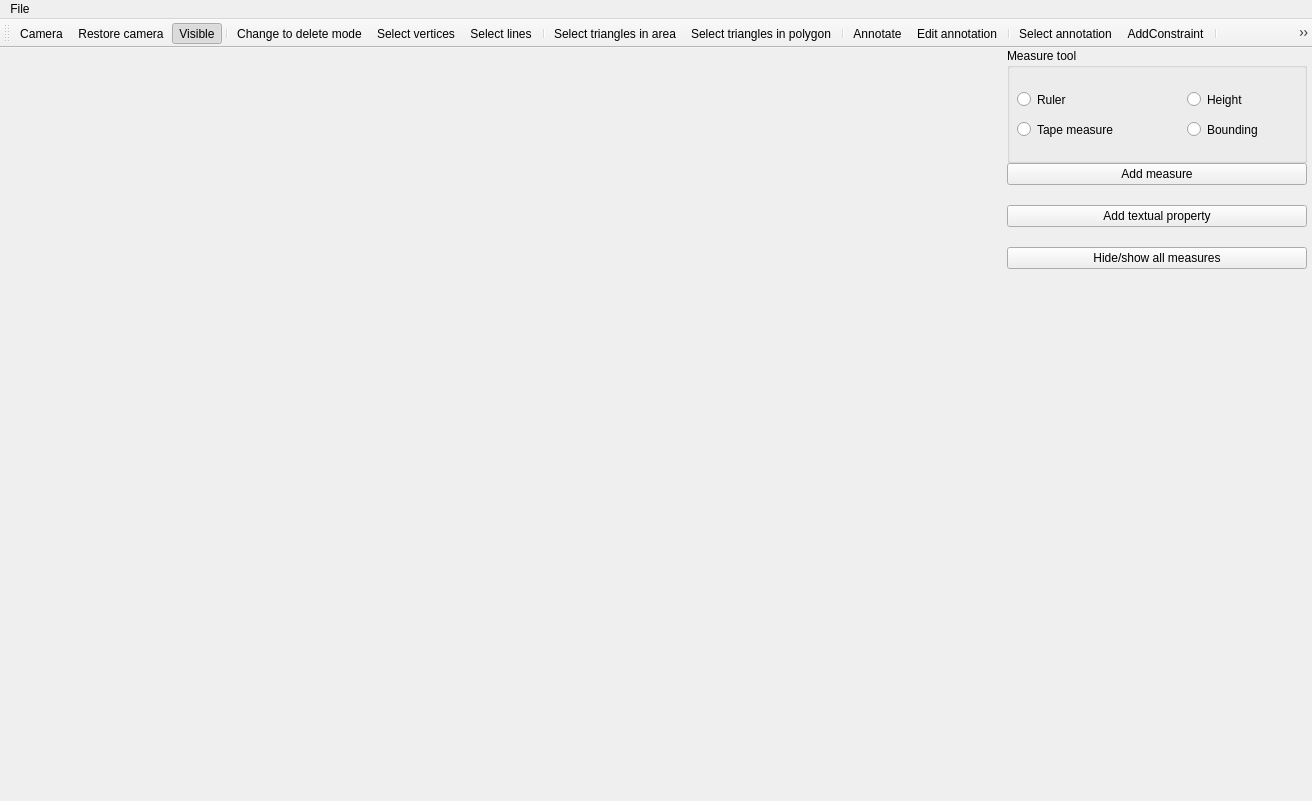
<?xml version="1.0" encoding="UTF-8"?>
<ui version="4.0">
 <class>AnnotationWindow</class>
 <widget class="QMainWindow" name="AnnotationWindow">
  <property name="geometry">
   <rect>
    <x>0</x>
    <y>0</y>
    <width>1312</width>
    <height>801</height>
   </rect>
  </property>
  <property name="sizePolicy">
   <sizepolicy hsizetype="Preferred" vsizetype="Preferred">
    <horstretch>0</horstretch>
    <verstretch>0</verstretch>
   </sizepolicy>
  </property>
  <property name="windowTitle">
   <string>AnnotationWindow</string>
  </property>
  <widget class="QWidget" name="centralwidget">
   <property name="sizePolicy">
    <sizepolicy hsizetype="Preferred" vsizetype="Preferred">
     <horstretch>0</horstretch>
     <verstretch>0</verstretch>
    </sizepolicy>
   </property>
   <layout class="QHBoxLayout" name="horizontalLayout_2">
    <property name="spacing">
     <number>0</number>
    </property>
    <property name="leftMargin">
     <number>0</number>
    </property>
    <property name="topMargin">
     <number>0</number>
    </property>
    <property name="rightMargin">
     <number>0</number>
    </property>
    <property name="bottomMargin">
     <number>0</number>
    </property>
    <item>
     <layout class="QHBoxLayout" name="horizontalLayout">
      <property name="spacing">
       <number>0</number>
      </property>
      <property name="sizeConstraint">
       <enum>QLayout::SetNoConstraint</enum>
      </property>
      <property name="leftMargin">
       <number>0</number>
      </property>
      <property name="rightMargin">
       <number>0</number>
      </property>
      <item>
       <widget class="QVTKWidget" name="qvtkWidget" native="true">
        <property name="sizePolicy">
         <sizepolicy hsizetype="Expanding" vsizetype="Expanding">
          <horstretch>0</horstretch>
          <verstretch>0</verstretch>
         </sizepolicy>
        </property>
        <property name="minimumSize">
         <size>
          <width>1000</width>
          <height>720</height>
         </size>
        </property>
        <property name="maximumSize">
         <size>
          <width>16777215</width>
          <height>16777215</height>
         </size>
        </property>
       </widget>
      </item>
      <item>
       <layout class="QVBoxLayout" name="verticalLayout">
        <property name="spacing">
         <number>0</number>
        </property>
        <property name="sizeConstraint">
         <enum>QLayout::SetNoConstraint</enum>
        </property>
        <property name="leftMargin">
         <number>5</number>
        </property>
        <property name="rightMargin">
         <number>5</number>
        </property>
        <item>
         <widget class="QGroupBox" name="measureToolGroupBox">
          <property name="enabled">
           <bool>true</bool>
          </property>
          <property name="sizePolicy">
           <sizepolicy hsizetype="Fixed" vsizetype="Fixed">
            <horstretch>0</horstretch>
            <verstretch>0</verstretch>
           </sizepolicy>
          </property>
          <property name="minimumSize">
           <size>
            <width>300</width>
            <height>115</height>
           </size>
          </property>
          <property name="maximumSize">
           <size>
            <width>152</width>
            <height>16777215</height>
           </size>
          </property>
          <property name="title">
           <string>Measure tool </string>
          </property>
          <widget class="QRadioButton" name="rulerButton">
           <property name="geometry">
            <rect>
             <x>10</x>
             <y>40</y>
             <width>112</width>
             <height>23</height>
            </rect>
           </property>
           <property name="text">
            <string>Ruler</string>
           </property>
          </widget>
          <widget class="QRadioButton" name="tapeMeasureButton">
           <property name="geometry">
            <rect>
             <x>10</x>
             <y>70</y>
             <width>121</width>
             <height>23</height>
            </rect>
           </property>
           <property name="text">
            <string>Tape measure</string>
           </property>
          </widget>
          <widget class="QRadioButton" name="boundingButton">
           <property name="geometry">
            <rect>
             <x>180</x>
             <y>70</y>
             <width>112</width>
             <height>23</height>
            </rect>
           </property>
           <property name="text">
            <string>Bounding</string>
           </property>
          </widget>
          <widget class="QRadioButton" name="heightButton">
           <property name="geometry">
            <rect>
             <x>180</x>
             <y>40</y>
             <width>112</width>
             <height>23</height>
            </rect>
           </property>
           <property name="text">
            <string>Height</string>
           </property>
          </widget>
         </widget>
        </item>
        <item>
         <widget class="QPushButton" name="addMeasureButton">
          <property name="enabled">
           <bool>true</bool>
          </property>
          <property name="sizePolicy">
           <sizepolicy hsizetype="Fixed" vsizetype="Fixed">
            <horstretch>0</horstretch>
            <verstretch>0</verstretch>
           </sizepolicy>
          </property>
          <property name="minimumSize">
           <size>
            <width>300</width>
            <height>0</height>
           </size>
          </property>
          <property name="text">
           <string>Add measure</string>
          </property>
         </widget>
        </item>
        <item>
         <spacer name="verticalSpacer">
          <property name="orientation">
           <enum>Qt::Vertical</enum>
          </property>
          <property name="sizeType">
           <enum>QSizePolicy::Fixed</enum>
          </property>
          <property name="sizeHint" stdset="0">
           <size>
            <width>20</width>
            <height>20</height>
           </size>
          </property>
         </spacer>
        </item>
        <item>
         <widget class="QPushButton" name="addPropertyButton">
          <property name="sizePolicy">
           <sizepolicy hsizetype="Fixed" vsizetype="Fixed">
            <horstretch>0</horstretch>
            <verstretch>0</verstretch>
           </sizepolicy>
          </property>
          <property name="minimumSize">
           <size>
            <width>300</width>
            <height>0</height>
           </size>
          </property>
          <property name="text">
           <string>Add textual property</string>
          </property>
         </widget>
        </item>
        <item>
         <spacer name="verticalSpacer_2">
          <property name="orientation">
           <enum>Qt::Vertical</enum>
          </property>
          <property name="sizeType">
           <enum>QSizePolicy::Fixed</enum>
          </property>
          <property name="sizeHint" stdset="0">
           <size>
            <width>20</width>
            <height>20</height>
           </size>
          </property>
         </spacer>
        </item>
        <item>
         <widget class="QPushButton" name="hideMeasuresButton">
          <property name="text">
           <string>Hide/show all measures</string>
          </property>
          <property name="checkable">
           <bool>true</bool>
          </property>
         </widget>
        </item>
        <item>
         <widget class="MeasuresListWidget" name="measuresList" native="true">
          <property name="sizePolicy">
           <sizepolicy hsizetype="Preferred" vsizetype="Expanding">
            <horstretch>0</horstretch>
            <verstretch>0</verstretch>
           </sizepolicy>
          </property>
          <property name="minimumSize">
           <size>
            <width>300</width>
            <height>0</height>
           </size>
          </property>
          <property name="maximumSize">
           <size>
            <width>152</width>
            <height>16777215</height>
           </size>
          </property>
         </widget>
        </item>
       </layout>
      </item>
     </layout>
    </item>
   </layout>
  </widget>
  <widget class="QToolBar" name="toolBar">
   <property name="windowTitle">
    <string>toolBar</string>
   </property>
   <attribute name="toolBarArea">
    <enum>TopToolBarArea</enum>
   </attribute>
   <attribute name="toolBarBreak">
    <bool>false</bool>
   </attribute>
   <addaction name="actionCamera"/>
   <addaction name="actionResetCamera"/>
   <addaction name="actionVisible"/>
   <addaction name="separator"/>
   <addaction name="actionDeleteMode"/>
   <addaction name="actionVerticesSelection"/>
   <addaction name="actionLinesSelection"/>
   <addaction name="separator"/>
   <addaction name="actionTrianglesInRectangle"/>
   <addaction name="actionTrianglesInPolygon"/>
   <addaction name="separator"/>
   <addaction name="actionAnnotate"/>
   <addaction name="actionEditAnnotation"/>
   <addaction name="separator"/>
   <addaction name="actionSelectAnnotation"/>
   <addaction name="actionAddConstraint"/>
   <addaction name="separator"/>
   <addaction name="actionBuildRelationshipsGraph"/>
   <addaction name="actionShowRelationships"/>
   <addaction name="actionConstrain"/>
   <addaction name="actionReleaseConstraints"/>
   <addaction name="separator"/>
   <addaction name="actionTransfer"/>
  </widget>
  <widget class="QMenuBar" name="menuBar">
   <property name="geometry">
    <rect>
     <x>0</x>
     <y>0</y>
     <width>1312</width>
     <height>22</height>
    </rect>
   </property>
   <widget class="QMenu" name="menuFile">
    <property name="title">
     <string>File</string>
    </property>
    <addaction name="actionSaveAnnotation"/>
    <addaction name="actionOpenAnnotation"/>
    <addaction name="actionClearAnnotation"/>
    <addaction name="actionClearSelections"/>
   </widget>
   <addaction name="menuFile"/>
  </widget>
  <action name="actionDeleteMode">
   <property name="checkable">
    <bool>true</bool>
   </property>
   <property name="icon">
    <iconset resource="../Icons/icons.qrc">
     <normaloff>:/Icons/Eraser-icon.png</normaloff>:/Icons/Eraser-icon.png</iconset>
   </property>
   <property name="text">
    <string>Change to delete mode</string>
   </property>
   <property name="toolTip">
    <string>Change to selection/deselection mode</string>
   </property>
  </action>
  <action name="actionVerticesSelection">
   <property name="checkable">
    <bool>true</bool>
   </property>
   <property name="icon">
    <iconset resource="../Icons/icons.qrc">
     <normaloff>:/Icons/point_rect.png</normaloff>:/Icons/point_rect.png</iconset>
   </property>
   <property name="text">
    <string>Select vertices</string>
   </property>
   <property name="toolTip">
    <string>If checked allows to select mesh vertices</string>
   </property>
  </action>
  <action name="actionLinesSelection">
   <property name="checkable">
    <bool>true</bool>
   </property>
   <property name="icon">
    <iconset resource="../Icons/icons.qrc">
     <normaloff>:/Icons/polyline.png</normaloff>:/Icons/polyline.png</iconset>
   </property>
   <property name="text">
    <string>Select lines</string>
   </property>
   <property name="toolTip">
    <string>If checked, allows to select consecutive edges</string>
   </property>
  </action>
  <action name="actionTrianglesInRectangle">
   <property name="checkable">
    <bool>true</bool>
   </property>
   <property name="icon">
    <iconset resource="../Icons/icons.qrc">
     <normaloff>:/Icons/triangle_rect.png</normaloff>:/Icons/triangle_rect.png</iconset>
   </property>
   <property name="text">
    <string>Select triangles in area</string>
   </property>
   <property name="toolTip">
    <string>If checked, allows to select triangles inside a rectangle</string>
   </property>
  </action>
  <action name="actionTrianglesInPolygon">
   <property name="checkable">
    <bool>true</bool>
   </property>
   <property name="icon">
    <iconset resource="../Icons/icons.qrc">
     <normaloff>:/Icons/polygonalLasso.png</normaloff>:/Icons/polygonalLasso.png</iconset>
   </property>
   <property name="text">
    <string>Select triangles in polygon</string>
   </property>
   <property name="toolTip">
    <string>If checked, allows to select triangles inside a polygon</string>
   </property>
  </action>
  <action name="actionAnnotate">
   <property name="icon">
    <iconset resource="../Icons/icons.qrc">
     <normaloff>:/Icons/tag-icon.png</normaloff>:/Icons/tag-icon.png</iconset>
   </property>
   <property name="text">
    <string>Annotate</string>
   </property>
   <property name="toolTip">
    <string>Annotate selected entities with some information</string>
   </property>
  </action>
  <action name="actionSaveAnnotation">
   <property name="text">
    <string>Save annotation</string>
   </property>
  </action>
  <action name="actionSelectAnnotation">
   <property name="checkable">
    <bool>true</bool>
   </property>
   <property name="icon">
    <iconset resource="../Icons/icons.qrc">
     <normaloff>:/Icons/select_icon.png</normaloff>:/Icons/select_icon.png</iconset>
   </property>
   <property name="text">
    <string>Select annotation</string>
   </property>
   <property name="toolTip">
    <string>If checked, allows to select one or more annotations</string>
   </property>
  </action>
  <action name="actionBuildRelationshipsGraph">
   <property name="icon">
    <iconset resource="../Icons/icons.qrc">
     <normaloff>:/Icons/hierarchy.png</normaloff>:/Icons/hierarchy.png</iconset>
   </property>
   <property name="text">
    <string>Build hierarchy</string>
   </property>
   <property name="toolTip">
    <string>Exploit the annotations containment to build a hierarchy</string>
   </property>
  </action>
  <action name="actionCamera">
   <property name="checkable">
    <bool>true</bool>
   </property>
   <property name="icon">
    <iconset resource="../Icons/icons.qrc">
     <normaloff>:/Icons/camera.png</normaloff>:/Icons/camera.png</iconset>
   </property>
   <property name="text">
    <string>Camera</string>
   </property>
   <property name="toolTip">
    <string>Change to camera view</string>
   </property>
  </action>
  <action name="actionVisible">
   <property name="checkable">
    <bool>true</bool>
   </property>
   <property name="checked">
    <bool>true</bool>
   </property>
   <property name="icon">
    <iconset resource="../Icons/icons.qrc">
     <normaloff>:/Icons/visible_icon.png</normaloff>:/Icons/visible_icon.png</iconset>
   </property>
   <property name="text">
    <string>Visible</string>
   </property>
   <property name="toolTip">
    <string>Change to visible/all selection mode</string>
   </property>
  </action>
  <action name="actionOpenAnnotation">
   <property name="text">
    <string>Open annotation</string>
   </property>
  </action>
  <action name="actionClearAnnotation">
   <property name="text">
    <string>Clear annotation</string>
   </property>
  </action>
  <action name="actionClearSelections">
   <property name="text">
    <string>Clear selections</string>
   </property>
  </action>
  <action name="actionShowRelationships">
   <property name="icon">
    <iconset resource="../Icons/icons.qrc">
     <normaloff>:/Icons/relationships.png</normaloff>:/Icons/relationships.png</iconset>
   </property>
   <property name="text">
    <string>actionShowRelationships</string>
   </property>
   <property name="toolTip">
    <string>Opens a dialog for the relationships visualization</string>
   </property>
  </action>
  <action name="actionEditAnnotation">
   <property name="icon">
    <iconset resource="../Icons/icons.qrc">
     <normaloff>:/edit_icon.png</normaloff>:/edit_icon.png</iconset>
   </property>
   <property name="text">
    <string>Edit annotation</string>
   </property>
   <property name="toolTip">
    <string>Click here  to edit the selected annotation</string>
   </property>
  </action>
  <action name="actionResetCamera">
   <property name="icon">
    <iconset resource="../Icons/icons.qrc">
     <normaloff>:/Icons/restore_camera.png</normaloff>:/Icons/restore_camera.png</iconset>
   </property>
   <property name="text">
    <string>Restore camera</string>
   </property>
   <property name="toolTip">
    <string>Restore camera position and orientation</string>
   </property>
  </action>
  <action name="actionConstrain">
   <property name="enabled">
    <bool>false</bool>
   </property>
   <property name="icon">
    <iconset resource="../Icons/icons.qrc">
     <normaloff>:/Icons/constraint.png</normaloff>:/Icons/constraint.png</iconset>
   </property>
   <property name="text">
    <string>Constrain</string>
   </property>
  </action>
  <action name="actionTransfer">
   <property name="icon">
    <iconset resource="../Icons/icons.qrc">
     <normaloff>:/Icons/transfer.png</normaloff>:/Icons/transfer.png</iconset>
   </property>
   <property name="text">
    <string>actionTransfer</string>
   </property>
  </action>
  <action name="actionAddConstraint">
   <property name="icon">
    <iconset resource="../Icons/icons.qrc">
     <normaloff>:/Icons/add.png</normaloff>:/Icons/add.png</iconset>
   </property>
   <property name="text">
    <string>AddConstraint</string>
   </property>
  </action>
  <action name="actionReleaseConstraints">
   <property name="enabled">
    <bool>false</bool>
   </property>
   <property name="icon">
    <iconset resource="../Icons/icons.qrc">
     <normaloff>:/Icons/unconstraint.png</normaloff>:/Icons/unconstraint.png</iconset>
   </property>
   <property name="text">
    <string>Release constraints</string>
   </property>
  </action>
 </widget>
 <customwidgets>
  <customwidget>
   <class>QVTKWidget</class>
   <extends>QWidget</extends>
   <header>QVTKWidget.h</header>
  </customwidget>
  <customwidget>
   <class>MeasuresListWidget</class>
   <extends>QWidget</extends>
   <header location="global">measureslistwidget.h</header>
   <container>1</container>
  </customwidget>
 </customwidgets>
 <resources>
  <include location="../Icons/icons.qrc"/>
  <include location="../Icons/icons.qrc"/>
  <include location="../Icons/icons.qrc"/>
  <include location="../Icons/icons.qrc"/>
  <include location="../Icons/icons.qrc"/>
 </resources>
 <connections/>
</ui>
